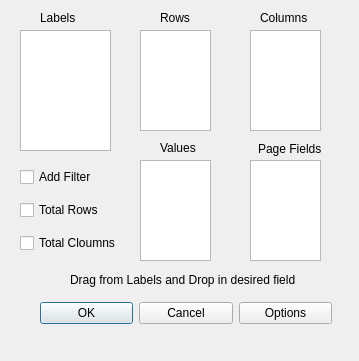
<?xml version="1.0" encoding="UTF-8"?>
<ui version="4.0">
 <class>PivotMain</class>
 <widget class="QDialog" name="PivotMain">
  <property name="geometry">
   <rect>
    <x>0</x>
    <y>0</y>
    <width>359</width>
    <height>361</height>
   </rect>
  </property>
  <property name="windowTitle">
   <string>Pivot Table</string>
  </property>
  <widget class="QLabel" name="label">
   <property name="geometry">
    <rect>
     <x>40</x>
     <y>10</y>
     <width>51</width>
     <height>16</height>
    </rect>
   </property>
   <property name="text">
    <string>Labels</string>
   </property>
  </widget>
  <widget class="QLabel" name="label_2">
   <property name="geometry">
    <rect>
     <x>160</x>
     <y>10</y>
     <width>91</width>
     <height>15</height>
    </rect>
   </property>
   <property name="text">
    <string>Rows</string>
   </property>
  </widget>
  <widget class="QLabel" name="label_3">
   <property name="geometry">
    <rect>
     <x>260</x>
     <y>10</y>
     <width>90</width>
     <height>15</height>
    </rect>
   </property>
   <property name="text">
    <string>Columns</string>
   </property>
  </widget>
  <widget class="QListWidget" name="Rows">
   <property name="geometry">
    <rect>
     <x>140</x>
     <y>30</y>
     <width>71</width>
     <height>101</height>
    </rect>
   </property>
  </widget>
  <widget class="QListWidget" name="Values">
   <property name="geometry">
    <rect>
     <x>140</x>
     <y>160</y>
     <width>71</width>
     <height>101</height>
    </rect>
   </property>
  </widget>
  <widget class="QListWidget" name="Columns">
   <property name="geometry">
    <rect>
     <x>250</x>
     <y>30</y>
     <width>71</width>
     <height>101</height>
    </rect>
   </property>
  </widget>
  <widget class="QListWidget" name="PageFields">
   <property name="geometry">
    <rect>
     <x>250</x>
     <y>160</y>
     <width>71</width>
     <height>101</height>
    </rect>
   </property>
  </widget>
  <widget class="QLabel" name="label_5">
   <property name="geometry">
    <rect>
     <x>258</x>
     <y>141</y>
     <width>92</width>
     <height>15</height>
    </rect>
   </property>
   <property name="text">
    <string>Page Fields</string>
   </property>
  </widget>
  <widget class="QListWidget" name="Labels">
   <property name="geometry">
    <rect>
     <x>20</x>
     <y>30</y>
     <width>91</width>
     <height>121</height>
    </rect>
   </property>
  </widget>
  <widget class="QLabel" name="label_4">
   <property name="geometry">
    <rect>
     <x>160</x>
     <y>140</y>
     <width>41</width>
     <height>16</height>
    </rect>
   </property>
   <property name="text">
    <string>Values</string>
   </property>
  </widget>
  <widget class="QLabel" name="label_6">
   <property name="geometry">
    <rect>
     <x>70</x>
     <y>270</y>
     <width>301</width>
     <height>20</height>
    </rect>
   </property>
   <property name="text">
    <string>Drag from Labels and Drop in desired field</string>
   </property>
  </widget>
  <widget class="QWidget" name="">
   <property name="geometry">
    <rect>
     <x>250</x>
     <y>140</y>
     <width>81</width>
     <height>20</height>
    </rect>
   </property>
   <layout class="QHBoxLayout" name="horizontalLayout_2"/>
  </widget>
  <widget class="QWidget" name="">
   <property name="geometry">
    <rect>
     <x>20</x>
     <y>160</y>
     <width>104</width>
     <height>101</height>
    </rect>
   </property>
   <layout class="QVBoxLayout" name="verticalLayout">
    <item>
     <widget class="QCheckBox" name="AddFilter">
      <property name="text">
       <string>Add Filter</string>
      </property>
     </widget>
    </item>
    <item>
     <widget class="QCheckBox" name="TotalRows">
      <property name="text">
       <string>Total Rows</string>
      </property>
     </widget>
    </item>
    <item>
     <widget class="QCheckBox" name="TotalColumns">
      <property name="text">
       <string>Total Cloumns</string>
      </property>
     </widget>
    </item>
   </layout>
  </widget>
  <widget class="QWidget" name="">
   <property name="geometry">
    <rect>
     <x>40</x>
     <y>300</y>
     <width>292</width>
     <height>26</height>
    </rect>
   </property>
   <layout class="QHBoxLayout" name="horizontalLayout_3">
    <item>
     <widget class="QPushButton" name="Ok">
      <property name="text">
       <string>OK</string>
      </property>
     </widget>
    </item>
    <item>
     <widget class="QPushButton" name="Cancel">
      <property name="text">
       <string>Cancel</string>
      </property>
     </widget>
    </item>
    <item>
     <widget class="QPushButton" name="Options">
      <property name="text">
       <string>Options</string>
      </property>
     </widget>
    </item>
   </layout>
  </widget>
 </widget>
 <resources/>
 <connections/>
</ui>
